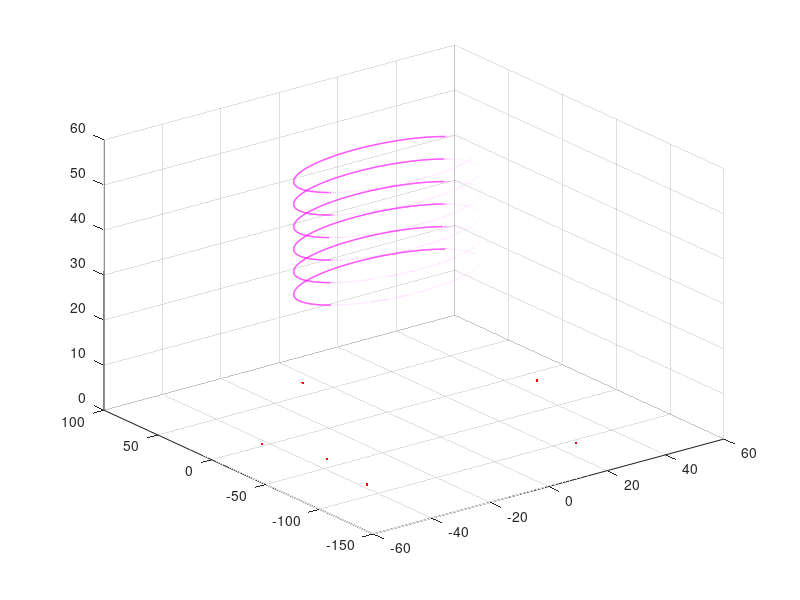

This chart was generated by the following MATLAB code: (Note: this script raises an error after producing the figure.)
clear all;
clc;
figure;
%%%%%%可设的基本参数%%%%%
global r;
NUAV=6;%%给出天上盘旋的无人机数量
Npoint=6;%%给出目标点数量
v=10;%给出飞行速度
r=30;%给出盘旋半径
g=9.8;
hmin=30;%给出飞机最小盘旋高度
h=5;%给出飞机高度间隔
H=[hmin:h:hmin+h*NUAV-h]';%生成每架飞机高度列表
%计算每架飞机对应的平抛距离
for i=1:NUAV
    paolenth(i)=v*sqrt(2*H(i)/g);
end
%%%%生成场地和目标点坐标,这是侦查组会给我的信息%%%%%%%
P=rand(Npoint,2);
P(:,1)=P(:,1)*100-50;
P(:,2)=P(:,2)*300-150;
P=[P zeros(Npoint,1)];
plot3(P(:,1),P(:,2),P(:,3),'r.');%画出目标点
hold on;
grid;
%%%把目标点按离圆心的距离排序,先排够打一轮的%%%
for i=1:NUAV
    for j=1:Npoint
        s=sqrt(P(j,1)^2+P(j,2)^2);%找出离圆心最近的点
        if j==1
            s0=s;
            n=1;
        end
        if s<s0
            s0=s;
            n=j;%目标点n为飞机i的攻击点，水平与i距离s0
        end
    end
        Prank(i,1)=P(n,1);
        Prank(i,2)=P(n,2);
        P(n,1)=10000;P(n,2)=10000;%把找过的好点弄出去
        Prank(i,3)=H(i);%不降高的投掷点
        pointlenth(i)=s0;%储存点到圆心的距离
end
%%%%%%%%%%%%%%%%生成飞机盘旋轨道%%%%%%%%
for i=1:NUAV
theta=0:pi/1800:2*pi;
Circlex=r*cos(theta);
Circley=r*sin(theta);
Circlez=H(i)*ones(1,3601);
plot3(Circlex,Circley,Circlez,'m','Linewidth',1);
hold on;
end
%%%%%%%%%%飞机逆时针飞行%%%%%%%%%
%%%@@@@@@@@@@@起飞模式切盘旋的航点是（r,0,H(i)），避免相撞从最上层开始盘
%%%%%%%%%画路径%%%%%
Ptou=zeros(NUAV,2);%生成投放点位置储存矩阵
Ptou=[Ptou H];

for i=1:NUAV
    R=sqrt(r^2+paolenth(i)^2);
     goal=[Prank(i,1) Prank(i,2)];
    if pointlenth(i)>=R%%%%%目标点在圆外且切线长足够平抛%%%%%%%
       tan=point_tangency(goal);
       point1=tan;%
       point2=goal-(goal-tan)/norm(goal-tan)*paolenth(i);
       plot3(point1(1),point1(2),H(i),'gO');%画point1(绿o）,在这一点盘旋转平飞
        plot3(point2(1),point2(2),H(i),'g*');%画point2(绿*),在这一点释放沙包、平飞切降落
        plot3( [point1(1),goal(1)],[point1(2),goal(2)], [H(i),H(i)],'g-'); 
        hold on;
    end



    if pointlenth(i)<R&&pointlenth(i)>=r%%%%目标点在圆外然而切线长不够平抛%%%%
        tan=point_tangency(goal);
        tanlenth=norm(tan-goal);%计算范数

%         Ptangency(i,1)=-tan(1);
%         Ptangency(i,2)=-tan(2);

        point1=-tan;
        aaa=(paolenth(i)-tanlenth)*(tan-goal)/tanlenth;
        point2=point1+aaa;
        point3=tan+aaa;
        plot3(point1(1),point1(2),H(i),'bo');%画point1（蓝+，切点的中心对称点），在这一点盘旋转平飞
        plot3(point2(1),point2(2),H(i),'b+');%画point2（蓝+）在这一点平飞转盘旋
        plot3(point3(1),point3(2),H(i),'b*');%画point3（蓝+）在这一点释放沙包、平飞切降落
        plot3( [point1(1),point2(1)],[point1(2),point2(2)], [H(i),H(i)],'b-');
        plot3( [point3(1),goal(1)],[point3(2),goal(2)], [H(i),H(i)],'b-');
        hold on;
    end



    if pointlenth(i)<r
        if pointlenth(i)==0
            goal=goal+0.0000001;
        end
        point1=-goal/pointlenth(i)*r;
        point1=[point1 0];
        w=[0 0 1];
        bbb=cross(w,point1);
        bbb=[bbb(1) bbb(2)];
        point1=[point1(1) point1(2)];
        point2=point1+bbb;
        point3=2*bbb;
        point5=goal/pointlenth(i)*(pointlenth(i)+paolenth(i));
        point4=point3+point5;
        plot3(point1(1),point1(2),H(i),'mo');%画point1（粉*），在这一点盘旋转平飞
        plot3(point2(1),point2(2),H(i),'m+');%画point2（粉*），在这一点平飞转盘旋
        plot3(point3(1),point3(2),H(i),'mo');%画point3（粉*），在这一点盘旋转平飞
        plot3(point4(1),point4(2),H(i),'m+');%画point4（粉*），在这一点平飞转盘旋
        plot3(point5(1),point5(2),H(i),'m*');%画point5（粉*），在这一点释放沙包、平飞切降落
        plot3( [point1(1),point2(1)],[point1(2),point2(2)], [H(i),H(i)],'r--');
        plot3( [point3(1),point4(1)],[point3(2),point4(2)], [H(i),H(i)],'r--');
        plot3( [point5(1),goal(1)],[point5(2),goal(2)], [H(i),H(i)],'r--');
        hold on;
    end
end
axis equal;
